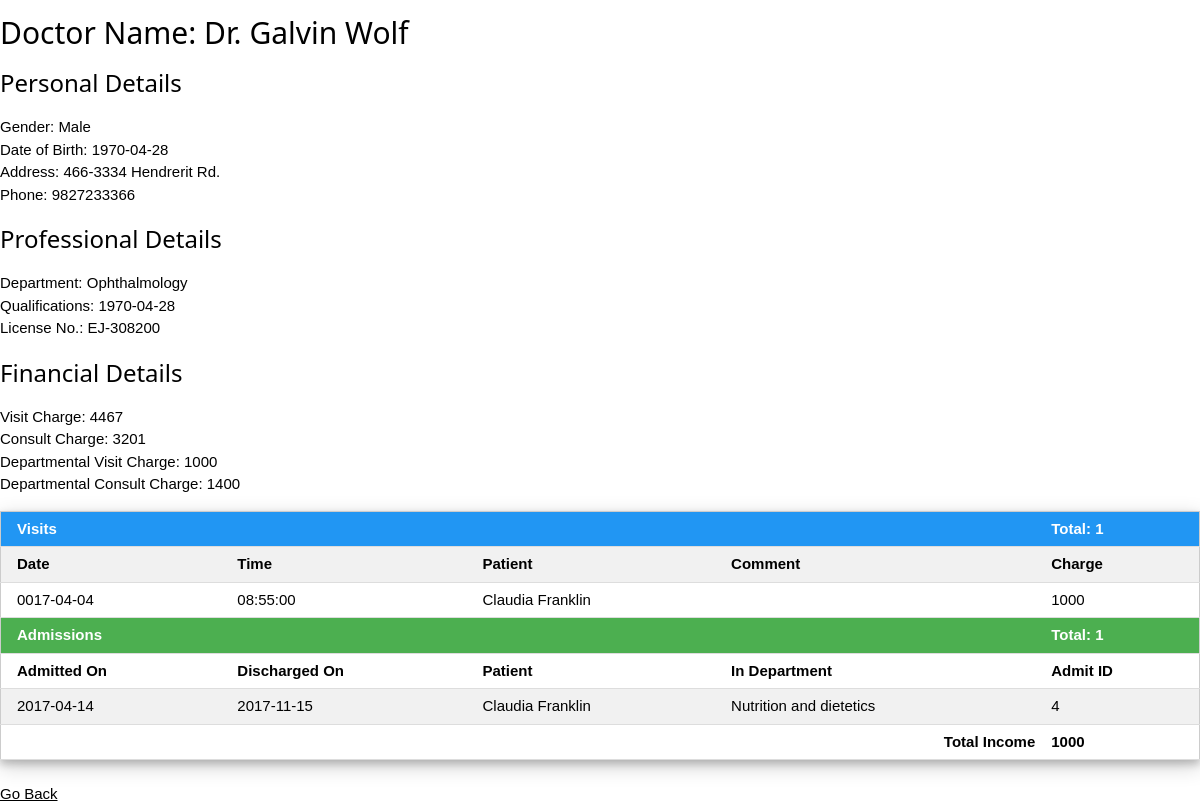
Screenshot of /getdoc.php?q=92 with the database file from the repository.
### tables this page shows
CREATE TABLE `doctor` (
  `d_id` int(4) NOT NULL,
  `d_name` varchar(30) NOT NULL,
  `d_gender` varchar(10) NOT NULL,
  `d_dob` date NOT NULL,
  `d_addr` varchar(100) NOT NULL,
  `d_phone` bigint(15) NOT NULL,
  `d_license` varchar(30) NOT NULL,
  `d_qual` varchar(30) NOT NULL,
  `d_type` varchar(10) NOT NULL,
  `d_dept` int(3) DEFAULT NULL
);

CREATE TABLE `department` (
  `dept_id` int(3) NOT NULL,
  `dept_name` varchar(30) NOT NULL,
  `dept_head` int(4) DEFAULT NULL,
  `staff_head` int(4) DEFAULT NULL,
  `d_visit_charge` int(5) DEFAULT NULL,
  `d_consult_charge` int(5) DEFAULT NULL
);

CREATE TABLE `d_visit` (
  `d_id` int(4) NOT NULL,
  `d_fee_per_visit` int(5) DEFAULT NULL,
  `d_fee_per_consult` int(5) DEFAULT NULL
);

CREATE TABLE `t_visit` (
  `v_id` int(10) NOT NULL,
  `p_id` int(5) NOT NULL,
  `d_id` int(4) NOT NULL,
  `date` date NOT NULL,
  `time` time DEFAULT NULL,
  `comment` varchar(100) DEFAULT NULL,
  `charge` int(5) NOT NULL
);

CREATE TABLE `patient` (
  `p_id` int(5) NOT NULL,
  `p_name` varchar(30) NOT NULL,
  `p_gender` varchar(10) NOT NULL,
  `p_dob` date NOT NULL,
  `p_address` varchar(100) NOT NULL,
  `p_phone` bigint(15) NOT NULL
);

CREATE TABLE `t_admit` (
  `a_id` int(10) NOT NULL,
  `p_id` int(5) NOT NULL,
  `d_id` int(4) NOT NULL,
  `b_id` int(4) DEFAULT NULL,
  `admit_date` date NOT NULL,
  `disc_date` date DEFAULT NULL
);

### getdoc.php (the view, shortened to what this page needs)
<!DOCTYPE html>
<html>
<head>
<link href="css/w3.css" rel="stylesheet">
</head>
<body>
<?php
$doc = intval($_GET['q']);
$tot=0;$count=0;
$link = mysqli_connect("localhost","root","","nurhome");
$sql1="SELECT * from doctor INNER JOIN department ON department.dept_id = doctor.d_dept WHERE doctor.d_id ='$doc'" ;
$res1 = mysqli_query($link,$sql1);
$row1=mysqli_fetch_array($res1);
echo "<h2>Doctor Name: ".$row1["d_name"]."</h2>";
echo "<h3>Personal Details</h3><p>Gender: ".$row1["d_gender"]."<br>";
echo "Date of Birth: ".$row1["d_dob"]."<br>";
echo "Address: ".$row1["d_addr"]."<br>";
echo "Phone: ".$row1["d_phone"]."</p>";
echo "<h3>Professional Details</h3><p>Department: ".$row1["dept_name"]."<br>";
echo "Qualifications: ".$row1["d_dob"]."<br>";
echo "License No.: ".$row1["d_license"]."<br>";
if($row1["d_type"]=="Perm")
{
	$sql2="SELECT * FROM d_perm WHERE d_id = '$doc'";
	$res2 = mysqli_query($link,$sql2);
	$row2 = mysqli_fetch_array($res2);
	echo "Speciality: ".$row2["speciality"]."</p>";
	echo "<h3>Financial Details</h3><p>Monthly Salary:".$row2["d_monthly_sal"]."<br>";
}
else
{
	$sql3="SELECT * FROM d_visit WHERE d_id = '$doc'";
	$res3 = mysqli_query($link,$sql3);
	$row3 = mysqli_fetch_array($res3);
	echo "</p>";
	echo "<h3>Financial Details</h3><p>Visit Charge: ".$row3["d_fee_per_visit"]."<br>";
	echo "Consult Charge: ".$row3["d_fee_per_consult"]."<br>";
}
echo "Departmental Visit Charge: ".$row1["d_visit_charge"]."<br>";
echo "Departmental Consult Charge: ".$row1["d_consult_charge"]."</p>";
echo "
<table class='w3-table-all w3-card-4'>
";
$sqlv="SELECT t_visit.date, t_visit.time, patient.p_name, t_visit.comment, t_visit.charge FROM t_visit INNER JOIN patient ON t_visit.p_id = patient.p_id WHERE t_visit.d_id ='$doc'" ;
$resv = mysqli_query($link,$sqlv);
if(mysqli_num_rows($resv) > 0)
{
	echo "
	<tr class='w3-blue'>
		<th colspan='5'>Visits</th>
		<th>Total: ".mysqli_num_rows($resv)."</th>
	</tr>
	<tr>
		<th>Date</th>
		<th>Time</th>
		<th>Patient</th>
		<th colspan='2'>Comment</th>
		<th>Charge</th>
	</tr>";
while($rowv = mysqli_fetch_array($resv)) {
    echo "<tr>";
    	echo "<td>" . $rowv['date'] . "</td>";
    	echo "<td>" . $rowv['time'] . "</td>";
    	echo "<td>" . $rowv['p_name'] . "</td>";
    	echo "<td colspan='2'>" . $rowv['comment'] . "</td>";
    	echo "<td>" . $rowv['charge'] . "</td>";
    echo "</tr>";
    $tot+=$rowv['charge'];
}
}
else {$count+=1;}
$sqla="SELECT t_admit.a_id, t_admit.admit_date, t_admit.disc_date, patient.p_name, department.dept_name FROM t_admit INNER JOIN patient ON patient.p_id=t_admit.p_id INNER JOIN bed ON bed.b_id=t_admit.b_id INNER JOIN department ON department.dept_id=bed.dept_id WHERE t_admit.d_id='$doc' ORDER BY t_admit.a_id" ;
$resa = mysqli_query($link,$sqla);
if(mysqli_num_rows($resa) > 0)
{
	echo "
	<tr class='w3-green'>
		<th colspan='5'>Admissions</th>
		<th>Total: ".mysqli_num_rows($resa)."</th>
	</tr>
	<tr>
		<th>Admitted On</th>
		<th>Discharged On</th>
		<th>Patient</th>
		<th colspan='2'>In Department</th>
		<th>Admit ID</th>
	</tr>";
while($rowa = mysqli_fetch_array($resa)) {
    echo "<tr>";
    	echo "<td>" . $rowa['admit_date'] . "</td>";
    	echo "<td>" . $rowa['disc_date'] . "</td>";
    	echo "<td>" . $rowa['p_name'] . "</td>";
    	echo "<td colspan='2'>" . $rowa['dept_name'] . "</td>";
    	echo "<td>" . $rowa['a_id'] . "</td>";
    echo "</tr>";
}
}
else {$count+=1;}
$sqlc="SELECT a_id, date, time, comment, charge FROM t_consult WHERE d_id ='$doc'ORDER BY t_consult.a_id" ;
$resc = mysqli_query($link,$sqlc);
if(mysqli_num_rows($resc) > 0)
{
	echo "
	<tr class='w3-orange'>
		<th colspan='5'>Consultations</th>
		<th>Total: ".mysqli_num_rows($resc)."</th>
	</tr>
	<tr>
		<th>Consult Date</th>
		<th>Consult Time</th>
		<th>Under Admit ID</th>
		<th colspan='2'>Comment</th>
		<th>Charge</th>
	</tr>";
while($rowc = mysqli_fetch_array($resc)) {
    echo "<tr>";
    	echo "<td>" . $rowc['date'] . "</td>";
    	echo "<td>" . $rowc['time'] . "</td>";
    	echo "<td>" . $rowc['a_id'] . "</td>";
    	echo "<td colspan='2'>" . $rowc['comment'] . "</td>";
    	echo "<td>" . $rowc['charge'] . "</td>";
    echo "</tr>";
    $tot+=$rowc['charge'];
}
}
else {$count+=1;}
if($count==3)
{
	echo"
	<tr class='w3-red'>
		<th colspan='6'>No Records</th>
	</tr>
	</table></form>";
}
else{
echo "
	<tr>
		<th colspan='5' style='text-align:right'>Total Income</th>
		<th>".$tot."</th>
	</tr>
</table>";
}
?>
<br><a href="view_doctor.php">Go Back</a>
</body>
</html>

### css/w3.css (style rules this page uses)
* { -webkit-box-sizing:border-box;-moz-box-sizing:border-box;box-sizing:border-box }
html { -ms-text-size-adjust:100%;-webkit-text-size-adjust:100% }
body { margin:0 }
a { background-color:transparent }
html,body { font-family:Verdana,sans-serif;font-size:15px;line-height:1.5 }
html { overflow-x:hidden }
h1,h2,h3,h4,h5,h6,.w3-slim,.w3-wide { font-family:"Segoe UI",Arial,sans-serif }
h2 { font-size:30px }
h3 { font-size:24px }
h1,h2,h3,h4,h5,h6 { font-weight:400;margin:10px 0 }
a { color:inherit }
table { border-collapse:collapse;border-spacing:0;width:100%;display:table }
table,th,td { border:none }
.w3-table-all { border:1px solid #ccc }
.w3-bordered tr,.w3-table-all tr { border-bottom:1px solid #ddd }
.w3-table-all tr:nth-child(odd) { background-color:#fff }
.w3-table-all tr:nth-child(even) { background-color:#f1f1f1 }
.w3-table td,.w3-table th,.w3-table-all td,.w3-table-all th { padding:6px 8px;display:table-cell;text-align:left;vertical-align:top }
.w3-table th:first-child,.w3-table td:first-child,.w3-table-all th:first-child,.w3-table-all td:first-child { padding-left:16px }
.w3-card-4,.w3-hover-shadow:hover { box-shadow:0 4px 8px 0 rgba(0,0,0,0.2),0 6px 20px 0 rgba(0,0,0,0.19)!important }
.w3-blue,.w3-hover-blue:hover { color:#fff!important;background-color:#2196F3!important }
.w3-green,.w3-hover-green:hover { color:#fff!important;background-color:#4CAF50!important }

### rows the page displays
doctor: d_name "Dr. Galvin Wolf", d_gender "Male", d_dob "1970-04-28", d_addr "466-3334 Hendrerit Rd.", d_phone "9827233366", d_dept.dept_name "Ophthalmology", d_license "EJ-308200", d_dept.d_visit_charge "1000", d_dept.d_consult_charge "1400"
d_visit: d_fee_per_visit "4467", d_fee_per_consult "3201"
t_visit: date "0017-04-04", time "08:55:00", p.p_name "Claudia Franklin", charge "1000"
t_admit: admit_date "2017-04-14", disc_date "2017-11-15", p.p_name "Claudia Franklin", department.dept_name "Nutrition and dietetics", a_id "4"

### other values shown
mysqli_num_rows($resv) "1"
mysqli_num_rows($resa) "1"
$tot "1000"
